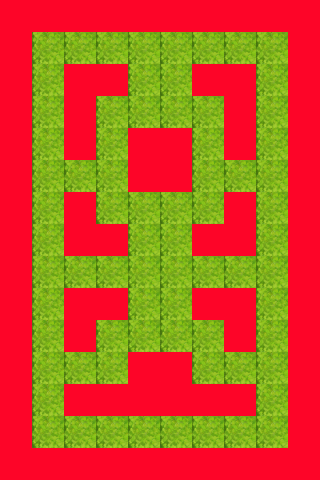

Tiled map render using the project's own tile images. Description and the map definition, with tile-layer contents summarised, below:
An orthogonal 10x15 tile map with 32x32 px tiles, 2 tile layers (bg, vatcan), 2 tilesets.

<map version="1.0" orientation="orthogonal" width="10" height="15" tilewidth="32" tileheight="32">
 <tileset firstgid="1" name="map_tiles_2_1" tilewidth="32" tileheight="32">
  <image source="map_tiles_2_1.png" width="512" height="256" />
 </tileset>
 <tileset firstgid="129" name="vatcan" tilewidth="32" tileheight="32">
  <image source="vatcan.png" width="32" height="32" />
 </tileset>
 <layer name="bg" width="10" height="15">
  <properties>
   <property name="bg" value="2" />
  </properties>
  <data>[150 cells, 150 non-empty, 3 distinct tile ids]</data>
 </layer>
 <layer name="vatcan" width="10" height="15">
  <properties>
   <property name="vatcan" value="vatcan" />
  </properties>
  <data>[150 cells, 78 non-empty, 1 distinct tile ids]</data>
 </layer>
</map>
